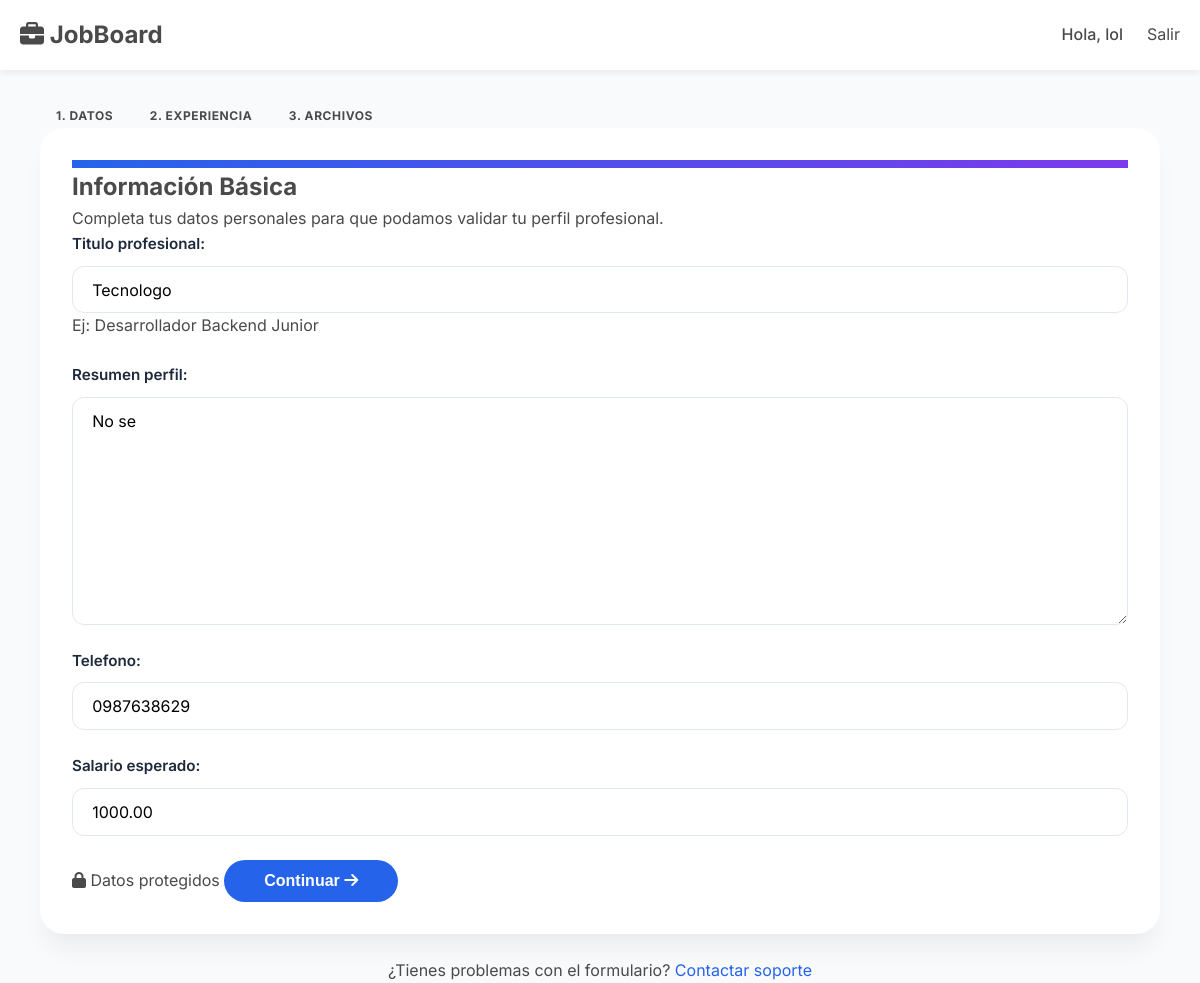
The page /accounts/perfil/1/ (signed in) on the database its author committed.
### accounts/models.py (models this page shows, shortened)
class Usuario(AbstractUser):
    email = models.EmailField(_('email address'), unique=True)
    tipo_usuario = models.CharField(max_length=20, choices=TipoUsuario.choices)
    estado = models.BooleanField(default=True, help_text="true=activo, false=baneado")
    USERNAME_FIELD = 'username'
    REQUIRED_FIELDS = ['email', 'tipo_usuario']

class Candidato(models.Model):
    usuario = models.OneToOneField(Usuario, on_delete=models.CASCADE, related_name='perfil_candidato')
    nombre_completo = models.CharField(max_length=200)
    fecha_nacimiento = models.DateField(help_text="Para calcular la edad automáticamente")
    genero = models.CharField(max_length=20, choices=Genero.choices, blank=True, null=True)
    numero_identificacion = models.CharField(max_length=50, unique=True, blank=True, null=True, help_text="Cédula, DNI o Pasaporte")
    foto_perfil_url = models.CharField(max_length=500, blank=True, null=True, help_text="URL a la foto del usuario")
    titulo_profesional = models.CharField(max_length=200, blank=True, null=True, help_text="Ej: Desarrollador Backend Junior")
    resumen_perfil = models.TextField(blank=True, null=True)
    ciudad = models.ForeignKey('locations.Ciudad', on_delete=models.SET_NULL, null=True, blank=True)
    telefono = models.CharField(max_length=20, blank=True, null=True)
    salario_esperado = models.DecimalField(max_digits=12, decimal_places=2, blank=True, null=True)
    disponibilidad = models.CharField(max_length=100, blank=True, null=True)
    linkedin_url = models.URLField(blank=True, null=True)
    github_url = models.URLField(blank=True, null=True)
    portfolio_url = models.URLField(blank=True, null=True)

### accounts/views.py (the view, shortened to what this page needs)
# urls.py: path('perfil/<int:paso>/', views.wizard_perfil, name='wizard_perfil'),
@login_required
def wizard_perfil(request, paso=1):
    from .models import Habilidad, CandidatoHabilidad, Documento
    from .forms import HabilidadForm # Import needed forms
    try:
        candidato = Candidato.objects.get(usuario=request.user)
    except Candidato.DoesNotExist:
        candidato = Candidato.objects.create(
            usuario=request.user,
            nombre_completo=request.user.username,
            fecha_nacimiento='2000-01-01'
        )
    if paso == 1:
        form = CandidatoPerfilForm(instance=candidato)
        template = 'candidatoPerfil/paso1_personales.html'
    elif paso == 2:
        form = ExperienciaForm()
        template = 'candidatoPerfil/paso2_experiencia.html'
    elif paso == 3:
        form = HabilidadForm()
        template = 'candidatoPerfil/paso3_habilidades.html'
    elif paso == 4:
        documento = candidato.documento.filter(tipo_documento="CV").last()
        form = DocumentoForm(instance=documento)
        template = 'candidatoPerfil/paso4_archivos.html' # Changed name
    else:
        return redirect('dashboard_candidato')
    context = {
        'form': form,
        'paso': paso,
        'candidato': candidato,
    }
    if paso == 2: context['experiencias'] = candidato.experiencia_laboral.all()
    if paso == 3: context['habilidades'] = candidato.habilidades.all() # Mostrar las que va agregando
    return render(request, template, context)

### accounts/forms.py (shortened to what this page needs)
class CandidatoPerfilForm(forms.ModelForm):
    class Meta:
        model = Candidato
        fields = ['titulo_profesional', 'resumen_perfil', 'telefono', 'salario_esperado']
        widgets = {
             'titulo_profesional': forms.TextInput(attrs={'class': 'form-control', 'placeholder': 'Ej: Desarrollador Backend'}),
             'telefono': forms.TextInput(attrs={'class': 'form-control', 'type': 'tel', 'maxlength': '10'}),
             'salario_esperado': forms.NumberInput(attrs={'class': 'form-control', 'min': '0', 'step': '0.01'}),
        }

### templates/candidatoPerfil/paso1_personales.html (shortened to what this page needs)
{% extends 'base.html' %}
{% block content %}
<link rel="stylesheet" href="https://cdnjs.cloudflare.com/ajax/libs/font-awesome/6.4.0/css/all.min.css">
<div class="container py-5">
    <div class="row justify-content-center">
        <div class="col-lg-7 col-md-9">
            <div class="d-flex justify-content-center gap-3 mb-5">
                <span class="step-indicator bg-primary text-white">1. DATOS</span>
                <span class="step-indicator bg-white text-muted border">2. EXPERIENCIA</span>
                <span class="step-indicator bg-white text-muted border">3. ARCHIVOS</span>
            </div>
            <div class="card wizard-card overflow-hidden">
                <div style="height: 8px; background: linear-gradient(90deg, #2563eb, #7c3aed);"></div>
                <div class="card-body p-4 p-md-5">
                    <header class="mb-5">
                        <h2 class="fw-bold text-dark mb-2">Información Básica</h2>
                        <p class="text-secondary">Completa tus datos personales para que podamos validar tu perfil
                            profesional.</p>
                    </header>
                    <form method="post" class="modern-form">
                        <div class="form-body">
                            {{ form.as_p }}
                        </div>
                        <div
                            class="footer-actions d-flex justify-content-between align-items-center mt-5 pt-4 border-top">
                            <span class="text-muted small">
                                <i class="fas fa-lock me-1"></i> Datos protegidos
                            </span>
                            <button type="submit" class="btn btn-primary btn-next">
                                Continuar <i class="fas fa-arrow-right ms-2"></i>
                            </button>
                        </div>
                    </form>
                </div>
            </div>
            <p class="text-center mt-4 text-muted small">
                ¿Tienes problemas con el formulario? <a href="#"
                    class="fw-bold text-primary text-decoration-none">Contactar soporte</a>
            </p>
        </div>
    </div>
</div>
{% endblock %}

### templates/base.html (shortened to what this page needs)
{% load static %}
<!DOCTYPE html>
<html lang="es">
<head>
    <link rel="stylesheet" href="https://cdnjs.cloudflare.com/ajax/libs/font-awesome/6.0.0/css/all.min.css">
    <link rel="stylesheet" href="{% static 'css/style.css' %}">
</head>
<body>
    <nav class="navbar">
        <div class="container nav-content">
            <a href="/" class="nav-brand"><i class="fas fa-briefcase"></i> JobBoard</a>
            <ul class="nav-links">
                {% if user.is_authenticated %}
                    <li><a href="#">Hola, {{ user.username }}</a></li>
                    <li>
                        <form action="{% url 'logout' %}" method="post" style="display:inline;">
                            <button type="submit" style="background:none; border:none; cursor:pointer; color:inherit; font:inherit;">Salir</button>
                        </form>
                    </li>
                {% else %}
                    <li><a href="{% url 'login' %}">Ingresar</a></li>
                    <li><a href="{% url 'registro' %}" class="btn btn-primary">Registrarse</a></li>
                {% endif %}
            </ul>
        </div>
    </nav>
    <main class="container fade-in">
        {% block content %}{% endblock %}
    </main>
</body>
</html>

### static/css/style.css (style rules this page uses)
:root { --bg-color: #FDFBF7; --text-color: #4A4A4A; --primary-color: #A7C7E7; --primary-hover: #8AB6D6; --secondary-color: #C1E1C1; --accent-color: #FFB7B2; --card-bg: #FFFFFF; --border-color: #E0E0E0; --shadow: 0 4px 6px rgba(0, 0, 0, 0.05); }
* { box-sizing: border-box; margin: 0; padding: 0; }
body { font-family: 'Inter', sans-serif; background-color: var(--bg-color); color: var(--text-color); line-height: 1.6; }
a { text-decoration: none; color: var(--primary-color); transition: color 0.3s ease; }
.container { max-width: 1200px; margin: 0 auto; padding: 0 20px; }
.navbar { background-color: var(--card-bg); box-shadow: var(--shadow); padding: 1rem 0; margin-bottom: 2rem; }
.nav-content { display: flex; justify-content: space-between; align-items: center; }
.nav-brand { font-size: 1.5rem; font-weight: 700; color: var(--text-color); }
.nav-links { display: flex; gap: 1.5rem; list-style: none; }
.nav-links a { color: var(--text-color); font-weight: 500; }
.btn { display: inline-block; padding: 0.6rem 1.2rem; border-radius: 8px; border: none; cursor: pointer; font-size: 1rem; font-weight: 500; transition: all 0.3s ease-in-out; }
.btn-primary { background-color: var(--primary-color); color: #fff; }
.card { background-color: var(--card-bg); border-radius: 12px; padding: 2rem; box-shadow: var(--shadow); margin-bottom: 1.5rem; border: 1px solid var(--border-color); transition: transform 0.3s ease; }
label { display: block; margin-bottom: 0.5rem; font-weight: 500; color: var(--text-color); }
input, select, textarea { width: 100%; padding: 0.8rem; border: 1px solid var(--border-color); border-radius: 8px; font-family: inherit; font-size: 1rem; transition: border-color 0.3s ease; background-color: #FAFAFA; }
.text-center { text-align: center; }
.fade-in { animation: fadeIn 0.5s ease-out forwards; }

### rows shown on the page
Usuario: username "lol"
Candidato: titulo_profesional "Tecnologo", resumen_perfil "No se", telefono "0987638629", salario_esperado "1000.00"
